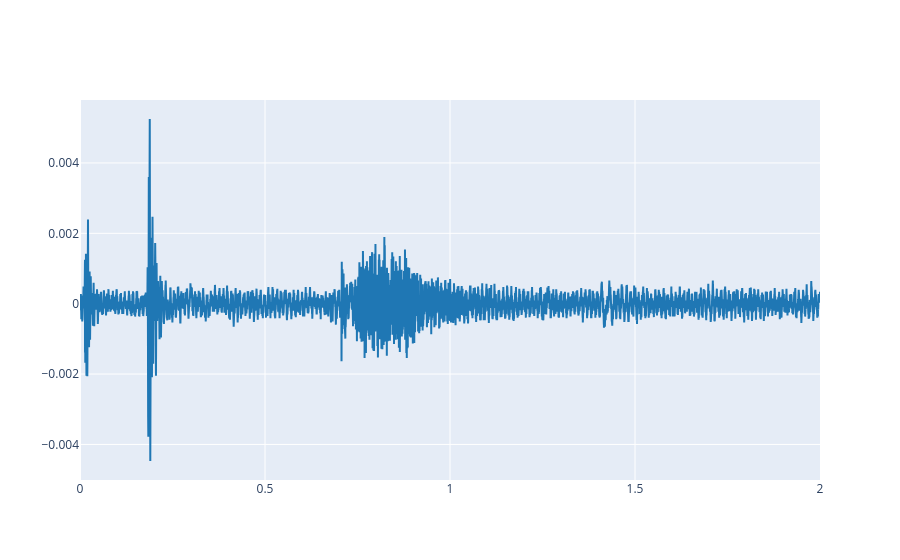

The notebook cell this image was saved under:
### Markdown cell above
Note that `load_audio` function returns two variables: the audio signal (as a one dimensional array of floating point numbers), and the sampling rate (as a integer number). Now we can plot the audio signal:

### Code cell
plot_signals(ref, fs)

### Figure 1 — Plotly figure (JSON) as saved in the notebook; plotly's stock layout.template omitted (floating-point values rounded to 4 significant figures; data arrays with more than 128 entries replaced by an {"elided": "..."} marker saying what was removed)
{"data": [{"line": {"color": "#1f77b4", "shape": "linear"}, "mode": "lines", "name": "audio signal 0", "type": "scatter", "x": {"elided": "88200 float values"}, "y": {"elided": "88200 float values"}}], "layout": {}}
